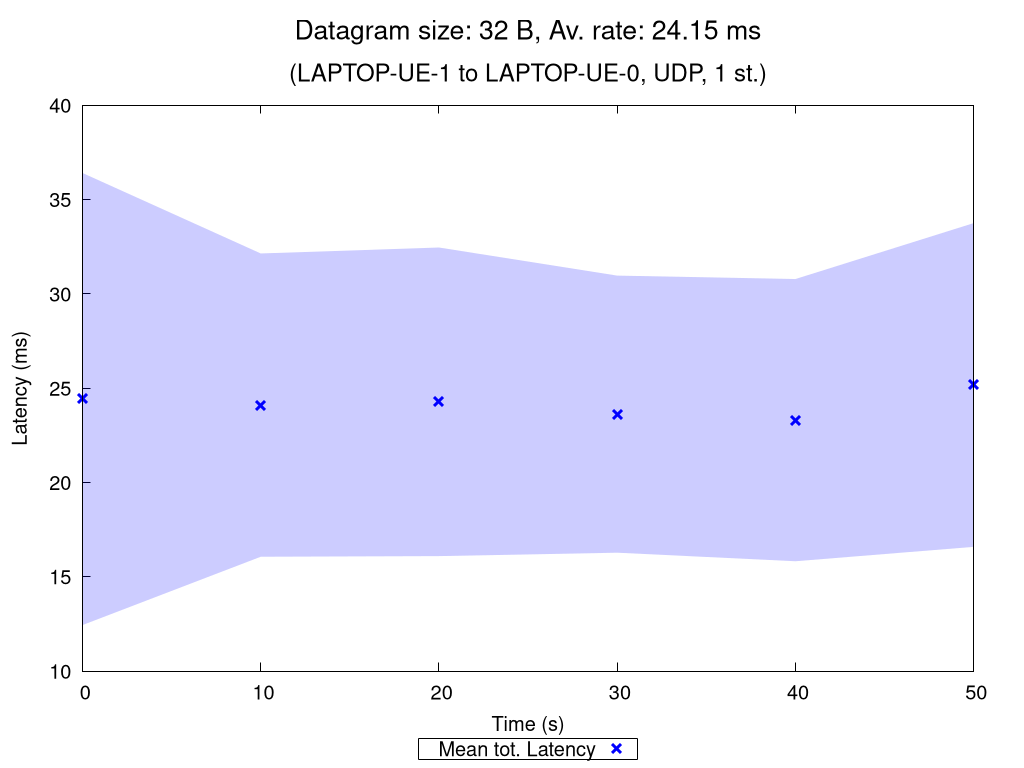

The gnuplot source for this figure:
set terminal pngcairo nocrop enhanced size 1024,768 font "Verdana,15"
set output "UDP_1_st_2020_10_11_15-09-35_two2one_00032B.png"

set title "{/=20 Datagram size: 32 B, Av. rate: 24.15 ms}\n\n{/=18 (LAPTOP-UE-1 to LAPTOP-UE-0, UDP, 1 st.)}"

set xlabel "Time (s)"
set ylabel "Latency (ms)"
set ytics nomirror
set key bmargin center horizontal box samplen 1 width -1
set bmargin 4.6
set rmargin 4.5

rf = 1.0  # rate factor
set style fill transparent solid 0.2 noborder
set autoscale xfix
plot "UDP_1_st_2020_10_11_15-09-35_two2one_00032B_iperf_processed.dat" using 1:($2/rf-$3/rf):($2/rf+$3/rf) with filledcurves lc rgb "blue" notitle, \
     "" using 1:($2/rf) with points pt 2 ps 1.5 lw 3 lc rgb "blue" title "Mean tot. Latency", \
